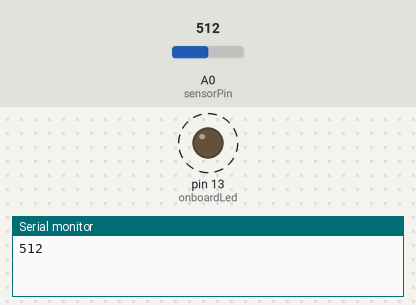
Simulated run of this sketch. Board: Arduino Uno, built with avr-gcc and run on an emulated ATmega328P. Parts: output pins drawn as LEDs (lit = HIGH), the last lines printed to the serial monitor. Dashed ring = blinking. Inputs (shaded band) come from the test bench; at power-on: A0 (sensorPin) = 512.

Above: at 1.8 s.
1.9 s: A0 (sensorPin) set to 306
At 2.2 s:
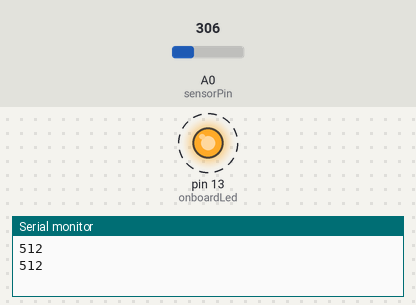
5.4 s: A0 (sensorPin) set to 122
At 5.56 s:
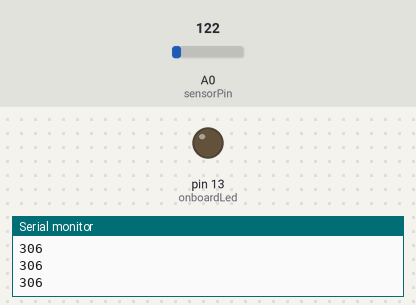
Timing chart, 0 to 14.9 s (numbered marks = the images above; inputs shaded):
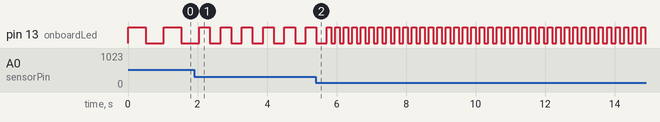

The sketch:

Day.6.ino
```cpp
//varables
int onboardLed = 13;
int sensorPin = A0;
int sensorValue = 0;

void setup() {
  pinMode(onboardLed, OUTPUT);
  Serial.begin(9600);

}

void loop() {
  sensorValue = analogRead(sensorPin);

  digitalWrite(onboardLed, HIGH);
  delay(sensorValue);
  digitalWrite(onboardLed, LOW);
  delay(sensorValue);
  Serial.println(sensorValue);

}
```

Measured:
- after the input at 1.9 s, pin 13 (onboardLed): alternates HIGH for 0.31 s and LOW for 0.31 s, starting after 0.46 s
- by itself, pin 13 (onboardLed): alternates HIGH for 0.51 s and LOW for 0.51 s
